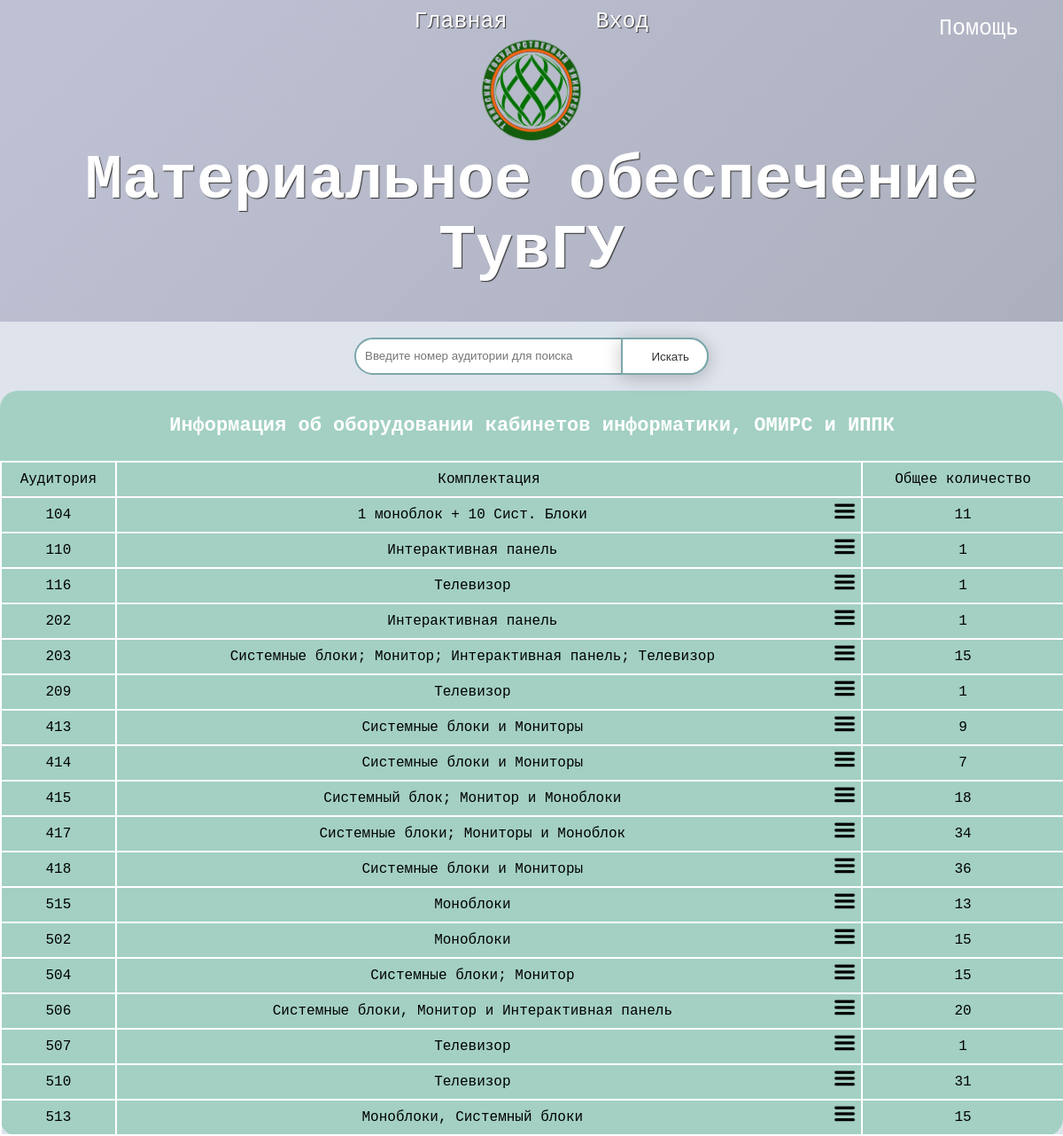
/search/search_ulk_2.php?id=104, run on the app's committed database.
### tables this page shows
CREATE TABLE `ulk2` (
  `id` int(11) NOT NULL,
  `aud` int(11) NOT NULL,
  `komp` varchar(255) NOT NULL,
  `kol` int(11) NOT NULL,
  `korpus_id` int(11) NOT NULL
);

### search/search_ulk_2.php (the view, shortened to what this page needs)
<!DOCTYPE HTML>
<html>
  <head>
  </head>
 <body>
  <header>
   <div class="overlay">
    <?php
    if ($_SESSION['admin_example']) {
    echo " <a href='../edit/edit.php' class='text'>Главная</a>";}
    else{echo " <a href='../glavnaya.php' class='text'>Главная</a>";}
    if ($_SESSION['admin_example']) {
        echo "<a href='../admin/logout.php' class='text' >Выйти</a>";
    } else {
        echo "<a href='../admin/admin.php' class='text' >Вход</a>";
    }
    ?>
 <img id= "c" src = "../images/Tuvsu_logo-removed.jpg" style = "position: relative; top: 15; left: 0; width:10%; height: 20%;">
<h1>Материальное обеспечение ТувГУ</h1>
    </div>
    <br>
      </header>
 	<?
 	include "../scripts/param.php";
 	include "../header.php";
$tab  =  mysqli_query( $link,  "SELECT * FROM ulk2" );
$i = 0;
?>
<a href="" onclick="go('../pomosh.php'); return false;" style="position:absolute; right:0; top:1%;">Помощь</a>
<div class="d1">
<form action = "" method="post" enctype="multipart/form-data">
  <input type="text" formaction="" name = "text" placeholder="Введите номер аудитории для поиска">
  <button type="submit" >Искать</button>
</form><br>
</div>
<?if(mysqli_num_rows($tab) < 1) {
?><center><strong><h1>Ничего не найдено</h1></strong></center><?}
else{?>
<table><?
while($i<count($tab))
{?>
<tr><th colspan="5">Информация об оборудовании кабинетов информатики, ОМИРС и ИППК</th></tr>
 <tr>
  <td>Аудитория</td>
  <td colspan="2">Комплектация</td>
  <td>Общее количество</td>
 </tr>
<?
         while ($row = $tab->fetch_assoc()) {
                if($row['year'] == 0)
                $row['year'] = '';
            ?>
 <tr>
  <td><?echo $row['aud']?></td>
  <td><?echo $row['komp']?></td>
  <td style='border-left: none;'><?echo "<a href='search_ulk_2.php?id=$row[aud]#modal' class='mod' title='Подробно'><img src='../images/dop.png' width= '25px' height= '25px'></a>";?></td>
  <td><?echo $row['kol']?></td>
</tr><?
}
$i++;
}?>
</table><?}?>
  </body>
 </html>

### header.php (style rules this page uses)
* { padding: 0; margin: 0; box-sizing: border-box; }
a { text-decoration: none; color: #FFF; font-family: 'Courier', cursive; font-size: 25px; padding:5px 50px 5px; }
body { margin: 0; height: 100%; background: linear-gradient( 135deg, #DEE3EC 10%, #DEE3EC 100%); }
header { text-align: center; background-attachment: fixed; position: relative; overflow: hidden; border-radius: 0; }
header .overlay { width: 100%; height: 100%; padding: 10px; color: #FFF; text-shadow: 1px 1px 1px #333; background-image: linear-gradient( 135deg, #BEC1D3 10%, #ACAFBD 100%); }
h1 { font-family: 'Courier', cursive; font-size: 70px; margin-bottom: 30px; }
a { text-decoration: none; }
button { border: none; outline: none; padding: 10px 20px; border-radius: 50px; color: #333; background: #fff; margin-bottom: 15px; box-shadow: 0 3px 20px 0 #0000003b; }
table { font-family: "Courier", bold; text-align: center; border-collapse: collapse; border-spacing: 5px; background: #A3D0C3; border-radius: 20px; width: 100%; height: auto; }
th { font-size: 22px; font-weight: 100%; padding: 12px 10px; border-bottom: 2px solid white; color: white; height: 80px; }
tbody tr:nth-child(2) { border-bottom: 2px solid white; }
td { color: black; border-left: 2px solid white; border-bottom: 2px solid white; height: 40px; }
* { box-sizing: border-box; }
form { position: relative; width: 400px; margin: 0 auto; }
.d1 input { width: 100%; height: 42px; padding-left: 10px; border: 2px solid #7BA7AB; border-radius: 42px; color: #9E9C9C; }
.d1 button { position: absolute; top: 0; right: 0px; width: auto; height: 42px; border: 2px solid #7BA7AB; border-radius: 0 42px 42px 0; cursor: pointer; }
.d1 button:before { content: "\f002"; font-family: FontAwesome; font-size: 16px; color: #F9F0DA; }
a.mod { display:block; padding:0; text-decoration: none; color: #000; }

### data on the page
ulk2: aud "104", komp "1 моноблок + 10 Сист. Блоки", kol "11"
ulk2: aud "110", komp "Интерактивная панель", kol "1"
ulk2: aud "116", komp "Телевизор", kol "1"
ulk2: aud "202", komp "Интерактивная панель", kol "1"
ulk2: aud "203", komp "Системные блоки; Монитор; Интерактивная панель; Телевизор", kol "15"
ulk2: aud "209", komp "Телевизор", kol "1"
ulk2: aud "413", komp "Системные блоки и Мониторы", kol "9"
ulk2: aud "414", komp "Системные блоки и Мониторы", kol "7"
ulk2: aud "415", komp "Системный блок; Монитор и Моноблоки", kol "18"
ulk2: aud "417", komp "Системные блоки; Мониторы и Моноблок", kol "34"
ulk2: aud "418", komp "Системные блоки и Мониторы", kol "36"
ulk2: aud "515", komp "Моноблоки", kol "13"
ulk2: aud "502", komp "Моноблоки", kol "15"
ulk2: aud "504", komp "Системные блоки; Монитор", kol "15"
ulk2: aud "506", komp "Системные блоки, Монитор и Интерактивная панель", kol "20"
ulk2: aud "507", komp "Телевизор", kol "1"
ulk2: aud "510", komp "Телевизор", kol "31"
ulk2: aud "513", komp "Моноблоки, Системный блоки", kol "15"
